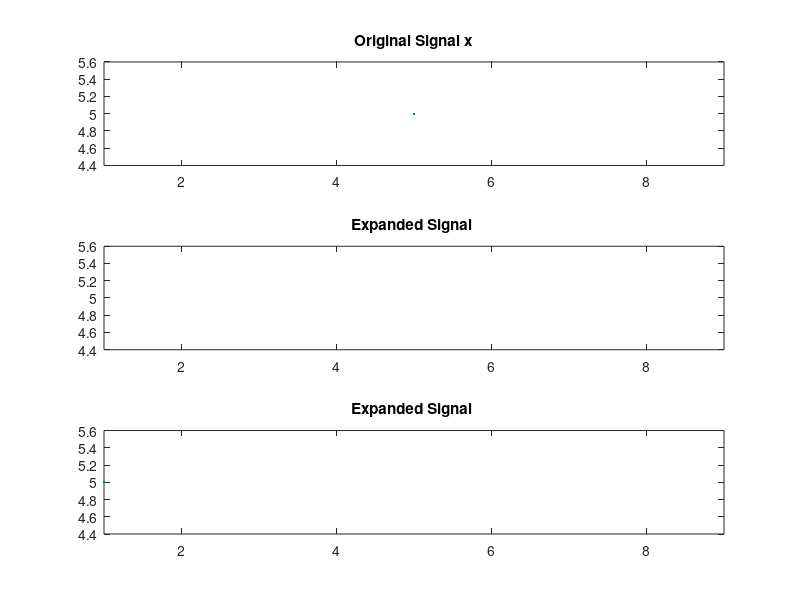

The MATLAB script that drew this image:
t=input('Enter Length as in a:b\n');
x=input('signal values\n');
p=input('expansion value\n');
q=input('compression value\n');
subplot(3,1,1);
plot(t,x);
xlim([min(t-4) max(t+4)]);
title('Original Signal x') ;
subplot(3,1,2);
plot(p*t,x);
xlim([min(t-4) max(t+4)]);
title('Expanded Signal ') ;
subplot(3,1,3);
plot(t/q,x);
xlim([min(t-4) max(t+4)]);
title('Expanded Signal ') ;

